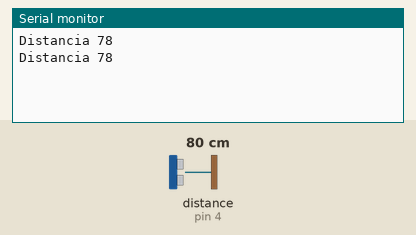
Simulated run of this sketch. Board: Arduino Uno, built with avr-gcc and run on an emulated ATmega328P. Shown: the last lines printed to the serial monitor. Wiring (inferred from the names in the program): ultrasonic range finder: trigger pin 5; echo pin 4. Inputs (shaded band) come from the test bench; at power-on: distance to the obstacle (sensor on pin 4) 80 cm. The echo pulse lasts 58.3 µs per cm.

Above: at 2.8 s.
2.9 s: distance to the obstacle (sensor on pin 4) set to 2 cm
At 4.3 s:
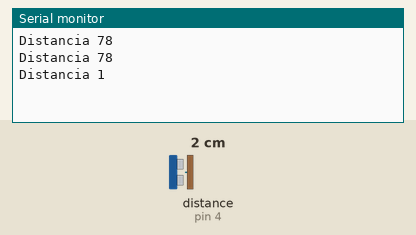
5.6 s: distance to the obstacle (sensor on pin 4) set to 4 cm
At 7.1 s:
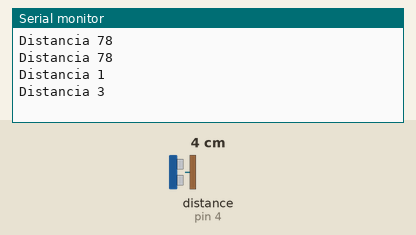
Timing chart, 0 to 8.6 s (numbered marks = the images above; inputs shaded):
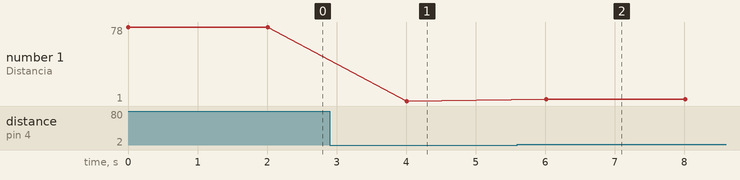

Measured:
- after the input at 2.9 s, the serial monitor: prints a new line after 1.1 s (image 1)
- after the input at 5.6 s, the serial monitor: prints a new line after 0.41 s (image 2)
- plotted number 1: 78 → 1 after the input at 2.9 s, 1 → 3 after the input at 5.6 s

The sketch:

borrador1_sensor.ino
```cpp
#define Trigger 5 //D1
#define Echo 4 //D2

long t;
long d;

void setup()
{
  Serial.begin(115200);
  //pinMode(Echo,INPUT);
  pinMode(Trigger,OUTPUT);
  digitalWrite(Trigger,LOW);
  }
  void loop()
  {
    digitalRead(Echo)==HIGH; //this crap works better than INPUT

    digitalWrite(Trigger, HIGH);
    delayMicroseconds(10);
    digitalWrite(Trigger, LOW);

    t = pulseIn(Echo, HIGH);
    d = t/59;

    respuesta();
    }

    void respuesta()
    {
      Serial.print("Distancia ");
      Serial.print(d);
      Serial.println();
      delay(2000);
      }
```
